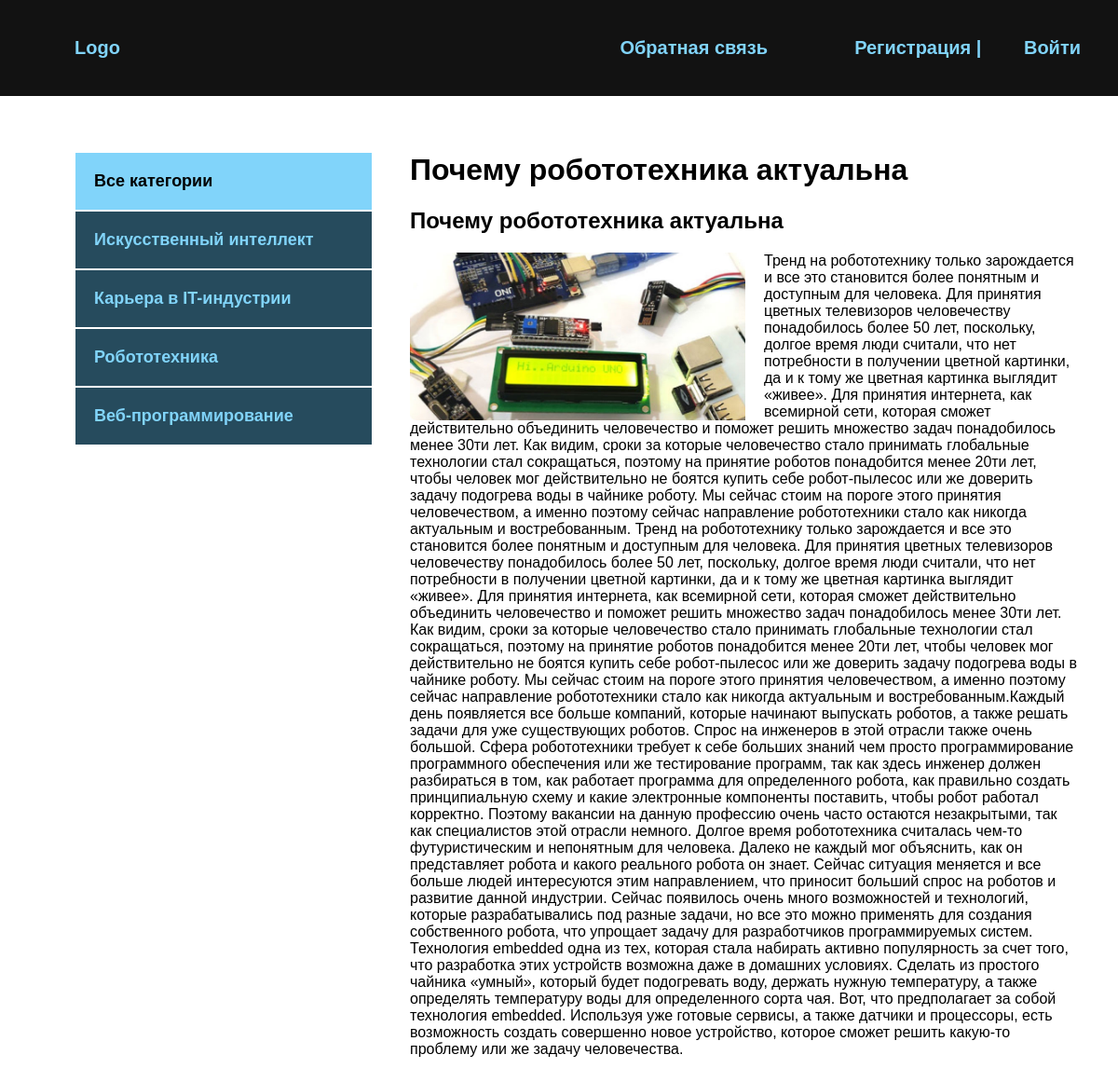
Screenshot of /post/pochemu-robototehnika-aktualna with the database file from the repository.
### blog/models.py (models this page shows, shortened)
class Category(models.Model):
    name = models.CharField(max_length=255, verbose_name='Категория')
    slug = models.SlugField(max_length=255, unique=True, verbose_name='URL')
    def get_absolute_url(self):
        return reverse('category', kwargs={'cat_slug': self.slug})
    class Meta:
        verbose_name = 'Категорию'
        verbose_name_plural = "Категории"

class Blog(models.Model):
    title = models.CharField(max_length=255, verbose_name='Название')
    slug = models.SlugField(max_length=255, unique=True, verbose_name='URL')
    content = models.TextField(blank=True, verbose_name='Контент')
    photo = models.ImageField(upload_to='photos/%Y/%m/%d/', blank=True, verbose_name='фото')
    time_created = models.DateTimeField(auto_now_add=True, verbose_name='Дата публикации')
    time_update = models.DateTimeField(auto_now=True, verbose_name='Дата обновления')
    is_published = models.BooleanField(default=True, verbose_name='Опубликовано')
    cat = models.ForeignKey('Category', on_delete=models.PROTECT, verbose_name='Категория')
    class Meta:
        verbose_name = 'Новость'
        verbose_name_plural = "Новости"
        ordering = ['-time_created']

### blog/views.py (the view)
# urls.py: path('post/<slug:post_slug>', ShowPost.as_view(), name='post'),
class ShowPost(DataMixin, DetailView):
    model = Blog
    template_name = 'blog/post.html'
    slug_url_kwarg = 'post_slug'
    context_object_name = 'post'
    def get_context_data(self, *, object_list=None, **kwargs):
        context = super().get_context_data(**kwargs)
        c_def = self.get_user_context(title=['post'])
        return dict(list(context.items()) + list(c_def.items()))

### blog/utils.py (called while the page is built)
    def get_user_context(self, **kwargs):
        context = kwargs
        cats = Category.objects.annotate(Count('blog'))
        user_menu = menu.copy()
        if not self.request.user.is_authenticated:
            user_menu.pop(0)
        context['menu'] = user_menu
        context['cats'] = cats
        if 'cat_selected' not in context:
            context['cat_selected'] = 0
        return context

### blog/templates/blog/post.html
{% extends 'blog/base.html' %}
{% block content %}
<h1>{{ post.title }}</h1>
<div class="post">
    <h2>{{ post.title }}</h2>
    {% if post.photo %}
    <img src="{{ post.photo.url }}" alt="" class="image">
    {% endif %}
    {{ post.content|safe }}
</div>
{% endblock %}

### blog/templates/blog/base.html (shortened to what this page needs)
<!DOCTYPE html>
{% load static %}
{% load blog_tags %}
<html lang="en">
<head>
    <link rel="stylesheet" href="{% static 'css/style.css' %}">
</head>
<body>
    <div class="header">
        <div class="wrap">
            <ul class="mainmenu">
                <li class="logo"><a href="{% url 'index' %}">Logo</a></li>
                {% for m in menu %}
                <li class="last"><a href="{% url m.url_name %}">{{ m.title }}</a></li>
                {% endfor %}
                {% if request.user.is_authenticated %}
                <li class="last">{{ user.username }} | <a href="{% url 'logout' %}">Выйти</a></li>
                {% else %}
                <li class="last"><a href="{% url 'register' %}">Регистрация | </a><a href="{% url 'login' %}">Войти</a></li>
                {% endif %}
            </ul>
        </div>
    </div>
    <div class="content">
        <div class="wrap">
            <div class="sidebar">
                <ul>
                    {% if cat_selected == 0 %}
                    <li class="selected">Все категории</li>
                    {% else %}
                    <li><a href="{% url 'index' %}">Все категории</a></li>
                    {% endif %}
                    {% for c in cats %}
                        {% if c.blog__count > 0 %}
                            {% if c.pk == cat_selected %}
                            <li class="selected">{{ c.name }}</li>
                            {% else %}
                            <li><a href="{{ c.get_absolute_url }}">{{ c.name }}</a></li>
                            {% endif %}
                        {% endif %}
                    {% endfor %}
                </ul>
            </div>
            <div class="main">
                {% block content %}
                {% endblock %}
            </div>
        </div>
    </div>
</body>
</html>

### blog/static/css/style.css (style rules this page uses)
body { margin: 0; padding: 0; background: #264b5d; font-family: Verdana, Geneva, Tahoma, sans-serif; }
.wrap { max-width: 1200px; margin: 0 auto; }
.content .wrap { background: white; padding: 40px; box-sizing: border-box; display: flex; }
ul { list-style: none; }
a { color: #81d4fa; text-decoration: none; padding: 20px; }
.header { background: #121212; padding: 20px; }
.mainmenu { display: flex; align-items: center; font-size: 20px; font-weight: bold; }
.logo { flex-basis: 40%; }
.last { flex-basis: 30%; text-align: right; }
.sidebar ul { width: 320px; margin-right: 40px; margin-top: 20px; }
.sidebar a { padding: 20px; display: block; border: 1px solid white; background: #264b5d; font-weight: bold; font-size: 18px; }
.selected { font-size: 18px; padding: 20px; border: 1px solid white; font-weight: bold; background: #81d4fa; }
.image { float: left; margin-right: 20px; max-width: 50%; }
.post { font-size: 16px; }
.last a { display: inline; }

### rows the page displays
Category: name "Искусственный интеллект"
Category: name "Карьера в IT-индустрии"
Category: name "Робототехника"
Category: name "Веб-программирование"
Blog: title "Почему робототехника актуальна", photo (picture), content "Тренд на робототехнику только зарождается и все это становится более понятным и доступным для человека. Для принятия цветных телевизоров человечеству понадобилось более 50 лет, поскольку, долгое время люди считали, что нет потребности в получении цветной картинки, да и к тому же цветная картинка выглядит «живее». Для принятия интернета, как всемирной сети, которая сможет действительно объединить человечество и поможет решить множество задач понадобилось менее 30ти лет. Как видим, сроки за которые человечество стало принимать глобальные технологии стал сокращаться, поэтому на принятие роботов понадобится менее 20ти лет, чтобы человек мог действительно не боятся купить себе робот-пылесос или…"

### other values shown
{{ m.title }} "Обратная связь"
